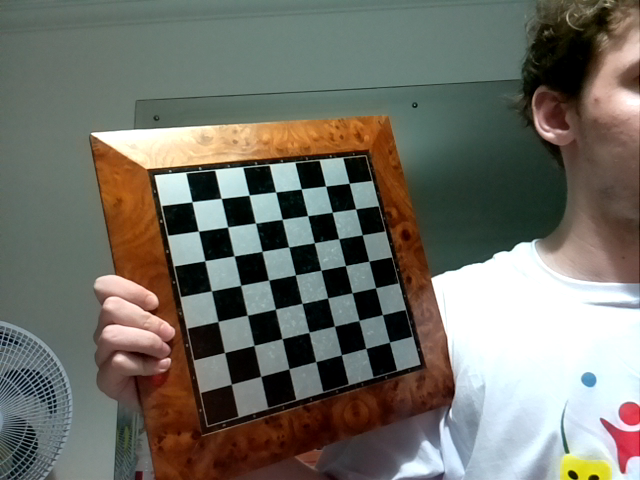
#> input picture Pouso de precisão/Outros/calibracaocamera/chess0.png, 640 x 480 px; its folder holds 5 pictures in this run; the run also reads 1 picture not shown here
$ python calib.py
#> lines starting #> are read from the running program, lines starting #| are printed output that depends on the picture; after the words box and inside, x2 and y2 are one past the last pixel; in counts of white or black regions, pixels touching at a corner belong together
#!/usr/bin/env python

'''
camera calibration for distorted images with chess board samples
reads distorted images, calculates the calibration and write undistorted images

usage:
    calibrate.py [--debug <output path>] [--square_size] [<image mask>]

default values:
    --debug:    ./output/
    --square_size: 1.0
    <image mask> defaults to ../data/left*.jpg
'''

# Python 2/3 compatibility

from __future__ import print_function

import sys
sys.path.append("/usr/local/lib/python3.5/site-packages")
#import the necessary packages

import numpy as np
import cv2

# local modules
from common import splitfn

# built-in modules
import os

import numpy as np
import glob
# termination criteria
criteria = (cv2.TERM_CRITERIA_EPS + cv2.TERM_CRITERIA_MAX_ITER, 30, 0.001)
# prepare object points, like (0,0,0), (1,0,0), (2,0,0) ....,(6,5,0)
objp = np.zeros((7*7,3), np.float32)
objp[:,:2] = np.mgrid[0:7,0:7].T.reshape(-1,2)
# Arrays to store object points and image points from all the images.
objpoints = [] # 3d point in real world space
imgpoints = [] # 2d points in image plane.
images = glob.glob('*.png')
for fname in images:
    img = cv2.imread(fname)
#> img is the input picture: shape (480, 640, 3); mean B, G, R 102.9, 111.5, 112.5
    gray = cv2.cvtColor(img, cv2.COLOR_BGR2GRAY)
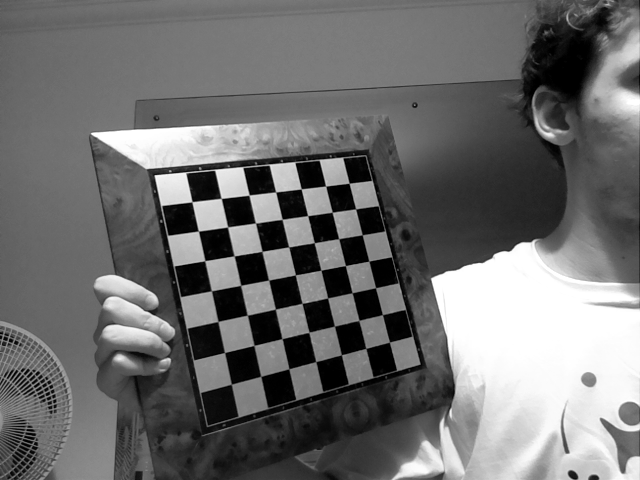
#> gray: shape (480, 640); min 0, max 255, mean 110.8
    # Find the chess board corners
    ret, corners = cv2.findChessboardCorners(gray, (7,7), None)
#> ret = True; corners = 49 rows, first 8: [389.4, 342.2], [365.8, 348.3], [341.4, 354.6], [315.7, 361.6], [288.9, 368.7], [260.8, 376.2], [231.2, 384.2], [382.4, 314.6]
    # If found, add object points, image points (after refining them)
    if ret == True:
        objpoints.append(objp)
        corners2=cv2.cornerSubPix(gray,corners, (11,11), (-1,-1), criteria)
#> corners2 = 49 rows, first 8: [389.4, 342.1], [365.8, 348.4], [341.4, 354.8], [315.8, 361.6], [288.9, 368.8], [260.8, 376.3], [231.3, 384.2], [382.4, 314.7]
        imgpoints.append(corners)
        # Draw and display the corners
        cv2.drawChessboardCorners(img, (7,7), corners2, ret)
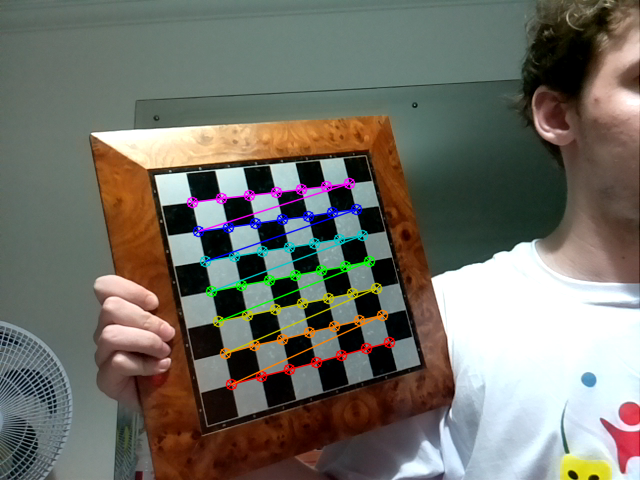
#> img: shape (480, 640, 3); 3.17% of pixels changed, all inside (x1, y1, x2, y2) = (186, 177, 396, 391)
        cv2.imshow('img', img)
        cv2.imwrite(("./result/"+fname), img)
        cv2.waitKey(500)
#> pass 2 of the loop `for fname in images:`:
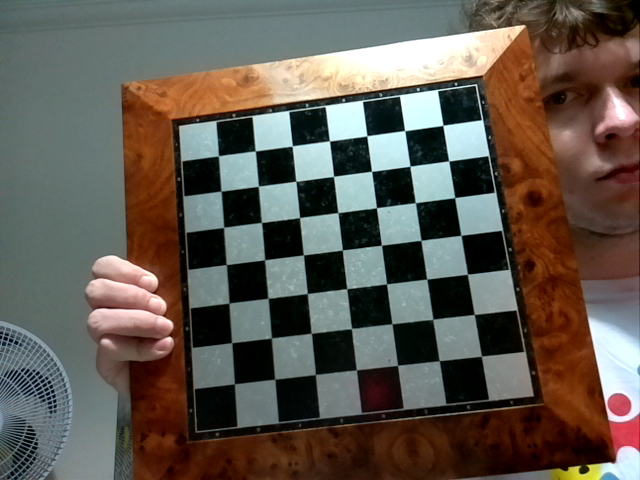
#> input picture Pouso de precisão/Outros/calibracaocamera/chess1.png, 640 x 480 px
#> img is the input picture: shape (480, 640, 3); mean B, G, R 80.4, 89.4, 96.6
#> `gray = cv2.cvtColor(img, cv2.COLOR_BGR2GRAY)`:
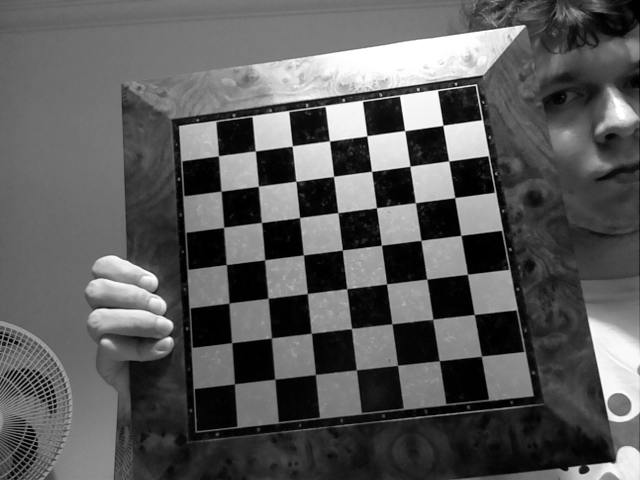
#> gray: shape (480, 640); min 0, max 255, mean 90.5
#> corners = 49 rows, first 8: [442.9, 125.1], [448.7, 160.7], [454.6, 197.5], [461, 235.5], [467.6, 274.2], [474.2, 314.4], [481.3, 356.2], [404.8, 130.6]
#> corners2 = 49 rows, first 8: [442.9, 125.4], [448.8, 160.9], [454.6, 197.6], [461, 235.3], [467.4, 274.3], [474.3, 314.4], [481.4, 356.2], [404.7, 130.6]
#> `cv2.drawChessboardCorners(img, (7,7), corners2, ret)`:
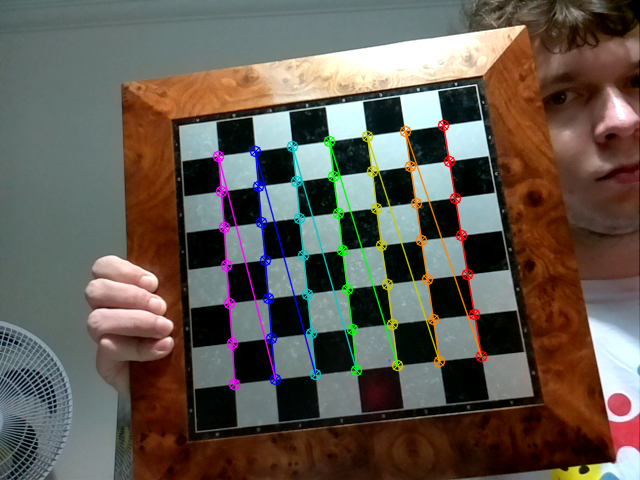
#> img: shape (480, 640, 3); 4.16% of pixels changed, all inside (x1, y1, x2, y2) = (212, 119, 488, 391)
#> pass 3 of the loop `for fname in images:`:
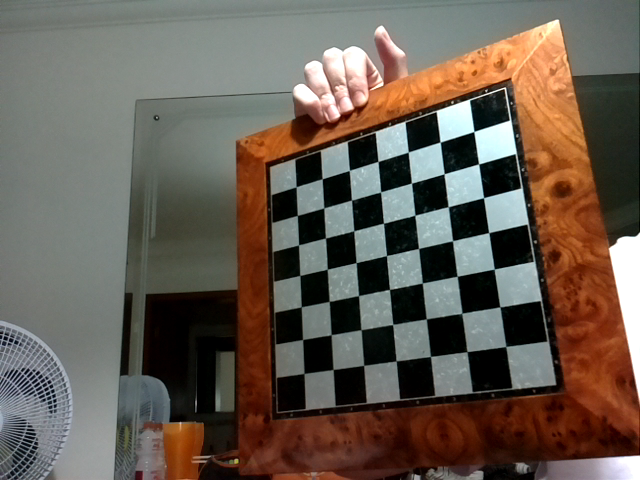
#> input picture Pouso de precisão/Outros/calibracaocamera/chess10.png, 640 x 480 px
#> img is the input picture: shape (480, 640, 3); mean B, G, R 82.6, 92.9, 103.7
#> `gray = cv2.cvtColor(img, cv2.COLOR_BGR2GRAY)`:
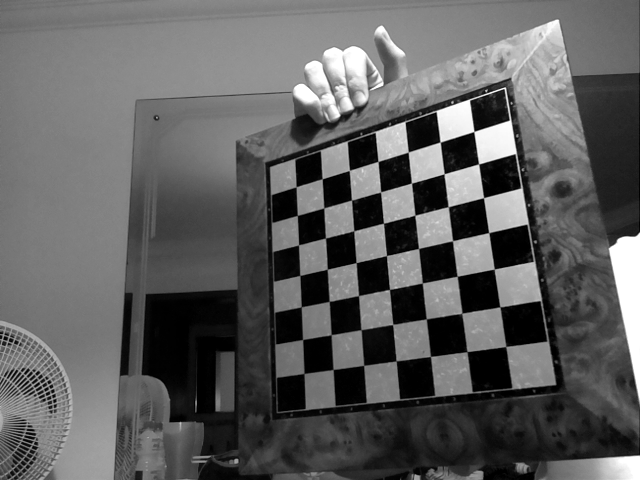
#> gray: shape (480, 640); min 0, max 255, mean 94.9
#> corners = 49 rows, first 8: [473.7, 131.4], [478.5, 163.8], [483.5, 197.6], [488.5, 232.7], [494.2, 269.3], [499.8, 306.8], [505.7, 346.5], [440.2, 142.2]
#> corners2 = 49 rows, first 8: [473.8, 131.5], [478.7, 163.9], [483.5, 197.7], [488.7, 232.6], [494.2, 269.1], [499.9, 306.9], [505.9, 346.5], [440.2, 142.1]
#> `cv2.drawChessboardCorners(img, (7,7), corners2, ret)`:
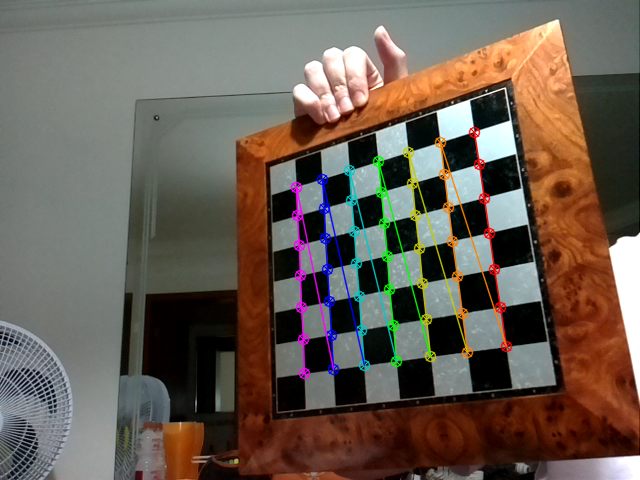
#> img: shape (480, 640, 3); 3.73% of pixels changed, all inside (x1, y1, x2, y2) = (290, 126, 513, 380)
#> the loop made 5 passes; the first 3 are shown

ret, mtx, dist, rvecs, tvecs = cv2.calibrateCamera(objpoints, imgpoints, gray.shape[::-1], None, None)
print("------------------------")
print("Camera Matrix: ")
print(mtx)
print("------------------------")
print("Coeficientes de distorção: ")
print(dist)
print("------------------------")
print("Matriz de rotação: ")
print(rvecs)
print("------------------------")
print("Matriz de translação: ")
print(tvecs)


img = cv2.imread('chess1.png')
h,  w = img.shape[:2]
#> h = 480; w = 640
newcameramtx, roi=cv2.getOptimalNewCameraMatrix(mtx, dist, (w,h), 1, (w,h))

# undistort
dst = cv2.undistort(img, mtx, dist, None, newcameramtx)
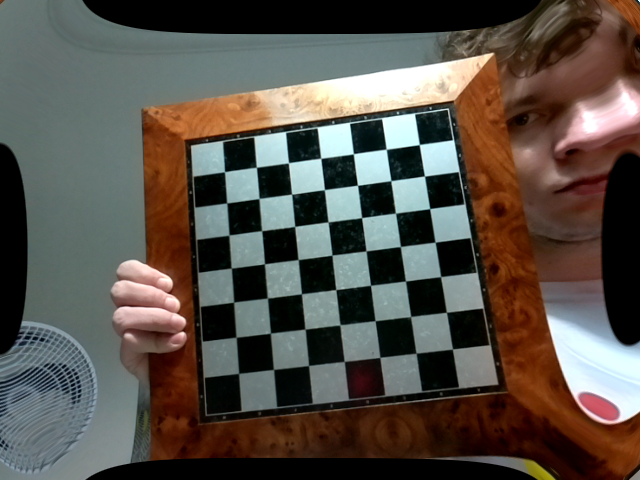
#> dst: shape (480, 640, 3); mean B, G, R 73.3, 80.9, 87.9
# crop the image
x, y, w, h = roi
dst = dst[y:y+h, x:x+w]
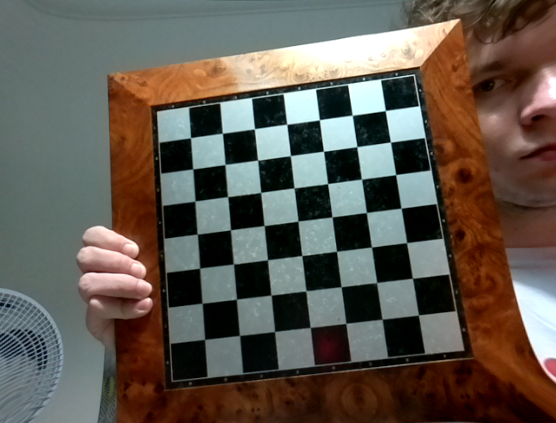
#> dst: shape (423, 556, 3); mean B, G, R 79.7, 88.8, 96.1
cv2.imwrite('calibresult.png', dst)
cv2.imshow("result", dst)
cv2.waitKey(2000)
mean_error = 0
for i in range(len(objpoints)):
    imgpoints2, _ = cv2.projectPoints(objpoints[i], rvecs[i], tvecs[i], mtx, dist)
    error = cv2.norm(imgpoints[i], imgpoints2, cv2.NORM_L2)/len(imgpoints2)
    mean_error += error
print( "total error: {}".format(mean_error/len(objpoints)) )


cv2.destroyAllWindows()
